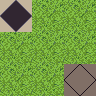

Below is a game level as drawn by its tile map, then a one-line description and the .tmx that defines it (tile-layer data replaced by summaries):
An orthogonal 3x3 tile map with 32x32 px tiles, 1 tile layer (ground).

<map version="1.0" orientation="orthogonal" renderorder="right-down" width="3" height="3" tilewidth="32" tileheight="32" nextobjectid="1">
 <tileset firstgid="1" name="terrain" tilewidth="32" tileheight="32" tilecount="1024">
  <image source="terrain.png" width="1024" height="1024" />
  <tile id="620">
   <properties>
    <property name="restriction" value="source" />
   </properties>
  </tile>
  <tile id="621">
   <properties>
    <property name="restriction" value="source" />
   </properties>
  </tile>
 </tileset>
 <layer name="ground" width="3" height="3">
  <data>[9 cells, 9 non-empty, 3 distinct tile ids]</data>
 </layer>
</map>
